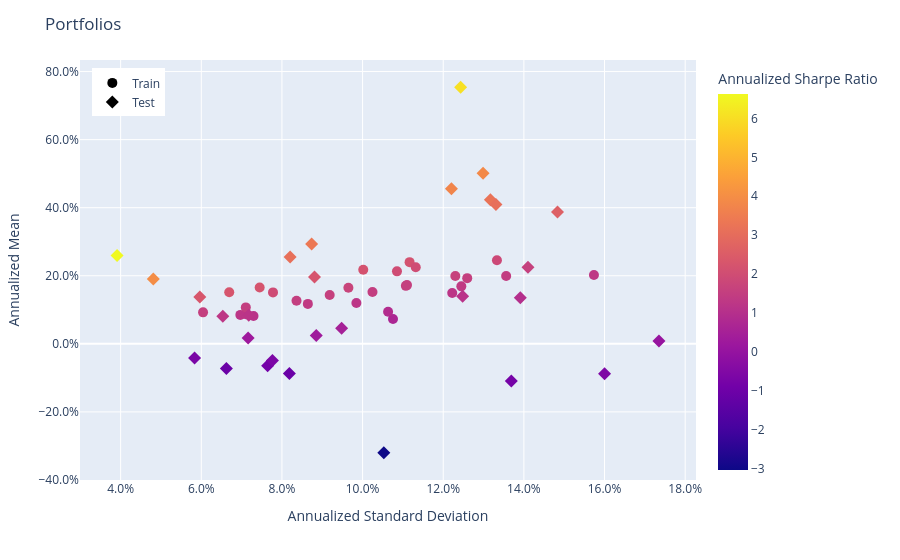

Notebook code for this chart:
### Code cell
population.plot_measures(
    x=RiskMeasure.ANNUALIZED_STANDARD_DEVIATION,
    y=PerfMeasure.ANNUALIZED_MEAN,
    color_scale=RatioMeasure.ANNUALIZED_SHARPE_RATIO,
    hover_measures=[RiskMeasure.MAX_DRAWDOWN, RatioMeasure.ANNUALIZED_SORTINO_RATIO],
)

### Figure 1 — Plotly figure (JSON) as saved in the notebook; plotly's stock layout.template omitted (floating-point values rounded to 4 significant figures)
{"data": [{"customdata": [["Train", 0.2111, 0.9385, 0.6793], ["Train", 0.1063, 1.622, 1.221], ["Train", 0.1071, 1.507, 1.122], ["Train", 0.1063, 1.639, 1.226], ["Train", 0.1597, 2.166, 1.539], ["Train", 0.1549, 1.68, 1.221], ["Train", 0.1849, 1.782, 1.285], ["Train", 0.13, 1.942, 1.357], ["Train", 0.1228, 2.134, 1.533], ["Train", 0.1391, 2.27, 1.622], ["Train", 0.1082, 2.603, 1.843], ["Train", 0.1036, 2.987, 2.15], ["Train", 0.119, 2.782, 1.987], ["Train", 0.1612, 2.679, 1.962], ["Train", 0.1392, 2.127, 1.564], ["Train", 0.1293, 2.093, 1.554], ["Train", 0.1612, 2.014, 1.47], ["Train", 0.08148, 2.402, 1.71], ["Train", 0.09458, 1.687, 1.221], ["Train", 0.0928, 2.034, 1.486], ["Train", 0.0624, 1.858, 1.358], ["Train", 0.0787, 1.223, 0.8859], ["Train", 0.07739, 2.052, 1.513], ["Train", 0.08018, 2.07, 1.507], ["Train", 0.04637, 2.075, 1.531], ["Train", 0.05789, 2.687, 1.943], ["Train", 0.04786, 3.038, 2.262], ["Train", 0.05136, 3.208, 2.225], ["Train", 0.1158, 3.031, 2.174]], "hovertemplate": "<b>%{hovertext}</b><br><br>tag=%{customdata[0]}<br>Annualized Standard Deviation=%{x:.3f}<br>Annualized Mean=%{y:.3f}<br>MAX Drawdown=%{customdata[1]:.3f}<br>Annualized Sortino Ratio=%{customdata[2]:.3f}<br>Annualized Sharpe Ratio=%{marker.color:.3f}<extra></extra>", "hovertext": ["Fold 0", "Fold 1", "Fold 2", "Fold 3", "Fold 4", "Fold 5", "Fold 6", "Fold 7", "Fold 8", "Fold 9", "Fold 10", "Fold 11", "Fold 12", "Fold 13", "Fold 14", "Fold 15", "Fold 16", "Fold 17", "Fold 18", "Fold 19", "Fold 20", "Fold 21", "Fold 22", "Fold 23", "Fold 24", "Fold 25", "Fold 26", "Fold 27", "Fold 28"], "legendgroup": "Train", "marker": {"color": [0.6793, 1.221, 1.122, 1.226, 1.539, 1.221, 1.285, 1.357, 1.533, 1.622, 1.843, 2.15, 1.987, 1.962, 1.564, 1.554, 1.47, 1.71, 1.221, 1.486, 1.358, 0.8859, 1.513, 1.507, 1.531, 1.943, 2.262, 2.225, 2.174], "coloraxis": "coloraxis", "size": 10, "symbol": "circle"}, "mode": "markers", "name": "Train", "orientation": "v", "showlegend": true, "type": "scatter", "x": [0.1075, 0.06969, 0.07295, 0.07107, 0.1107, 0.09846, 0.1574, 0.1245, 0.1259, 0.123, 0.1333, 0.1117, 0.1132, 0.1085, 0.09184, 0.111, 0.1356, 0.09648, 0.1222, 0.1025, 0.08642, 0.1063, 0.08361, 0.07104, 0.06044, 0.07778, 0.06693, 0.07448, 0.1002], "xaxis": "x", "y": [0.07305, 0.08509, 0.08185, 0.08716, 0.1704, 0.1202, 0.2022, 0.1689, 0.1931, 0.1995, 0.2457, 0.2401, 0.2249, 0.213, 0.1436, 0.1725, 0.1994, 0.1649, 0.1492, 0.1522, 0.1174, 0.09419, 0.1265, 0.1071, 0.09253, 0.1511, 0.1514, 0.1657, 0.2178], "yaxis": "y"}, {"customdata": [["Test", 0.02807, 5.276, 3.733], ["Test", 0.02294, 1.701, 1.17], ["Test", 0.0183, 5.456, 3.964], ["Test", 0.04539, 4.328, 3.213], ["Test", 0.125, 0.06605, 0.04887], ["Test", 0.02774, 8.069, 6.064], ["Test", 0.06832, -1.039, -0.7952], ["Test", 0.1089, 2.109, 1.593], ["Test", 0.02158, 2.888, 2.233], ["Test", 0.0299, 5.575, 3.86], ["Test", 0.05981, 0.6389, 0.485], ["Test", 0.1037, -4.21, -3.04], ["Test", 0.08146, 1.479, 1.118], ["Test", 0.0507, -1.434, -1.065], ["Test", 0.02613, -1.713, -1.098], ["Test", 0.04174, 1.729, 1.245], ["Test", 0.05005, -1.187, -0.8409], ["Test", 0.04182, -1.041, -0.7158], ["Test", 0.02164, 0.3278, 0.2379], ["Test", 0.02448, 4.635, 3.36], ["Test", 0.05234, -0.8901, -0.6319], ["Test", 0.04433, 1.315, 0.9729], ["Test", 0.01486, 3.528, 2.309], ["Test", 0.04429, 0.3657, 0.2768], ["Test", 0.007047, 9.518, 6.629], ["Test", 0.02123, 4.805, 3.11], ["Test", 0.07921, 3.571, 2.61], ["Test", 0.05011, 4.492, 3.074], ["Test", 0.07128, -0.8136, -0.5483]], "hovertemplate": "<b>%{hovertext}</b><br><br>tag=%{customdata[0]}<br>Annualized Standard Deviation=%{x:.3f}<br>Annualized Mean=%{y:.3f}<br>MAX Drawdown=%{customdata[1]:.3f}<br>Annualized Sortino Ratio=%{customdata[2]:.3f}<br>Annualized Sharpe Ratio=%{marker.color:.3f}<extra></extra>", "hovertext": ["Fold 0", "Fold 1", "Fold 2", "Fold 3", "Fold 4", "Fold 5", "Fold 6", "Fold 7", "Fold 8", "Fold 9", "Fold 10", "Fold 11", "Fold 12", "Fold 13", "Fold 14", "Fold 15", "Fold 16", "Fold 17", "Fold 18", "Fold 19", "Fold 20", "Fold 21", "Fold 22", "Fold 23", "Fold 24", "Fold 25", "Fold 26", "Fold 27", "Fold 28"], "legendgroup": "Test", "marker": {"color": [3.733, 1.17, 3.964, 3.213, 0.04887, 6.064, -0.7952, 1.593, 2.233, 3.86, 0.485, -3.04, 1.118, -1.065, -1.098, 1.245, -0.8409, -0.7158, 0.2379, 3.36, -0.6319, 0.9729, 2.309, 0.2768, 6.629, 3.11, 2.61, 3.074, -0.5483], "coloraxis": "coloraxis", "size": 10, "symbol": "diamond"}, "mode": "markers", "name": "Test", "orientation": "v", "showlegend": true, "type": "scatter", "x": [0.122, 0.07176, 0.0481, 0.1317, 0.1735, 0.1243, 0.1369, 0.141, 0.08808, 0.1299, 0.0948, 0.1053, 0.1248, 0.08184, 0.06622, 0.06534, 0.07644, 0.05833, 0.07162, 0.08736, 0.07765, 0.1391, 0.05964, 0.08851, 0.03911, 0.08203, 0.1483, 0.1331, 0.16], "xaxis": "x", "y": [0.4556, 0.08395, 0.1907, 0.4232, 0.008479, 0.7539, -0.1088, 0.2247, 0.1967, 0.5013, 0.04598, -0.32, 0.1395, -0.08719, -0.07272, 0.08137, -0.06428, -0.04176, 0.01704, 0.2935, -0.04907, 0.1353, 0.1377, 0.0245, 0.2592, 0.2551, 0.3872, 0.4091, -0.08773], "yaxis": "y"}], "layout": {"coloraxis": {"colorbar": {"title": {"text": "Annualized Sharpe Ratio"}}, "colorscale": [[0, "#0d0887"], [0.1111, "#46039f"], [0.2222, "#7201a8"], [0.3333, "#9c179e"], [0.4444, "#bd3786"], [0.5556, "#d8576b"], [0.6667, "#ed7953"], [0.7778, "#fb9f3a"], [0.8889, "#fdca26"], [1, "#f0f921"]]}, "legend": {"title": {}, "tracegroupgap": 0, "x": 0.02, "xanchor": "left", "y": 0.98, "yanchor": "top"}, "margin": {"t": 60}, "title": {"text": "Portfolios"}, "xaxis": {"anchor": "y", "domain": [0, 1], "tickformat": ",.1%", "title": {"text": "Annualized Standard Deviation"}}, "yaxis": {"anchor": "x", "domain": [0, 1], "tickformat": ",.1%", "title": {"text": "Annualized Mean"}}}}
